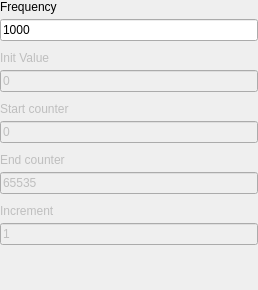
<?xml version="1.0" encoding="UTF-8"?>
<ui version="4.0">
 <class>BinaryCounterPatternUI</class>
 <widget class="QWidget" name="BinaryCounterPatternUI">
  <property name="geometry">
   <rect>
    <x>0</x>
    <y>0</y>
    <width>258</width>
    <height>290</height>
   </rect>
  </property>
  <property name="windowTitle">
   <string>Form</string>
  </property>
  <property name="toolTipDuration">
   <number>-3</number>
  </property>
  <layout class="QGridLayout" name="gridLayout">
   <property name="leftMargin">
    <number>0</number>
   </property>
   <property name="topMargin">
    <number>0</number>
   </property>
   <property name="rightMargin">
    <number>0</number>
   </property>
   <property name="bottomMargin">
    <number>0</number>
   </property>
   <property name="spacing">
    <number>10</number>
   </property>
   <item row="16" column="0">
    <spacer name="verticalSpacer">
     <property name="orientation">
      <enum>Qt::Vertical</enum>
     </property>
     <property name="sizeHint" stdset="0">
      <size>
       <width>20</width>
       <height>40</height>
      </size>
     </property>
    </spacer>
   </item>
   <item row="5" column="0">
    <layout class="QVBoxLayout" name="verticalLayout_2">
     <property name="spacing">
      <number>5</number>
     </property>
     <property name="topMargin">
      <number>0</number>
     </property>
     <item>
      <widget class="QLabel" name="label_5">
       <property name="enabled">
        <bool>false</bool>
       </property>
       <property name="text">
        <string>Init Value</string>
       </property>
      </widget>
     </item>
     <item>
      <widget class="QLineEdit" name="inittval_LE">
       <property name="enabled">
        <bool>false</bool>
       </property>
       <property name="text">
        <string>0</string>
       </property>
      </widget>
     </item>
    </layout>
   </item>
   <item row="4" column="0">
    <layout class="QVBoxLayout" name="verticalLayout">
     <property name="spacing">
      <number>5</number>
     </property>
     <property name="topMargin">
      <number>0</number>
     </property>
     <item>
      <widget class="QLabel" name="label">
       <property name="text">
        <string>Frequency</string>
       </property>
      </widget>
     </item>
     <item>
      <widget class="QLineEdit" name="frequency_LE">
       <property name="text">
        <string>1000</string>
       </property>
      </widget>
     </item>
    </layout>
   </item>
   <item row="8" column="0">
    <layout class="QVBoxLayout" name="verticalLayout_3">
     <property name="spacing">
      <number>5</number>
     </property>
     <property name="topMargin">
      <number>0</number>
     </property>
     <item>
      <widget class="QLabel" name="label_2">
       <property name="enabled">
        <bool>false</bool>
       </property>
       <property name="text">
        <string>Start counter</string>
       </property>
      </widget>
     </item>
     <item>
      <widget class="QLineEdit" name="startEdit">
       <property name="enabled">
        <bool>false</bool>
       </property>
       <property name="inputMask">
        <string/>
       </property>
       <property name="text">
        <string>0</string>
       </property>
       <property name="readOnly">
        <bool>true</bool>
       </property>
      </widget>
     </item>
    </layout>
   </item>
   <item row="11" column="0">
    <layout class="QVBoxLayout" name="verticalLayout_4">
     <property name="spacing">
      <number>5</number>
     </property>
     <property name="topMargin">
      <number>0</number>
     </property>
     <item>
      <widget class="QLabel" name="label_3">
       <property name="enabled">
        <bool>false</bool>
       </property>
       <property name="text">
        <string>End counter</string>
       </property>
      </widget>
     </item>
     <item>
      <widget class="QLineEdit" name="endEdit">
       <property name="enabled">
        <bool>false</bool>
       </property>
       <property name="text">
        <string>65535</string>
       </property>
       <property name="readOnly">
        <bool>false</bool>
       </property>
      </widget>
     </item>
    </layout>
   </item>
   <item row="13" column="0">
    <layout class="QVBoxLayout" name="verticalLayout_5">
     <property name="spacing">
      <number>5</number>
     </property>
     <property name="topMargin">
      <number>0</number>
     </property>
     <item>
      <widget class="QLabel" name="label_4">
       <property name="enabled">
        <bool>false</bool>
       </property>
       <property name="text">
        <string>Increment</string>
       </property>
      </widget>
     </item>
     <item>
      <widget class="QLineEdit" name="incrementEdit">
       <property name="enabled">
        <bool>false</bool>
       </property>
       <property name="text">
        <string>1</string>
       </property>
       <property name="readOnly">
        <bool>true</bool>
       </property>
      </widget>
     </item>
    </layout>
   </item>
  </layout>
 </widget>
 <resources/>
 <connections/>
</ui>
